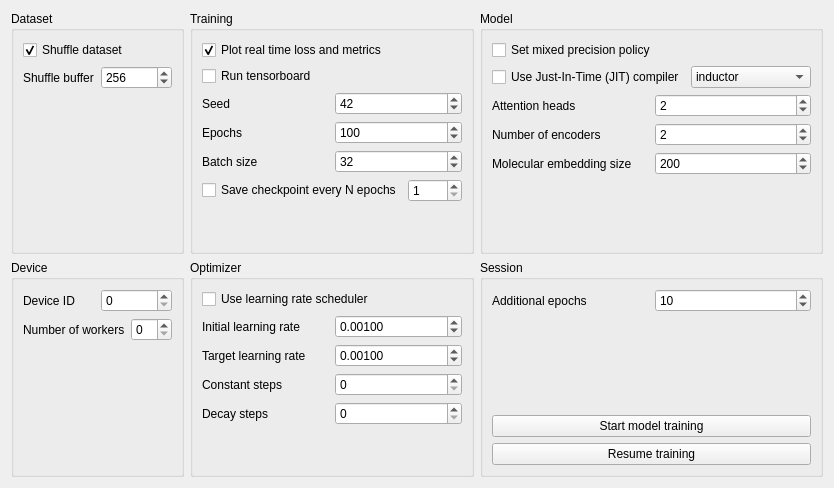
      <widget class="QWidget" name="trainTab">
       <attribute name="title">
        <string>Model training</string>
       </attribute>
       <layout class="QGridLayout" name="gridLayout">
        <item row="0" column="0">
         <widget class="QGroupBox" name="groupBox_3">
          <property name="title">
           <string>Dataset</string>
          </property>
          <layout class="QVBoxLayout" name="verticalLayout_11">
           <item>
            <widget class="QCheckBox" name="setShuffle">
             <property name="text">
              <string>Shuffle dataset</string>
             </property>
             <property name="checked">
              <bool>true</bool>
             </property>
            </widget>
           </item>
           <item>
            <layout class="QHBoxLayout" name="horizontalLayout_19">
             <item>
              <widget class="QLabel" name="label_17">
               <property name="text">
                <string>Shuffle buffer</string>
               </property>
              </widget>
             </item>
             <item>
              <widget class="QSpinBox" name="shuffleSize">
               <property name="minimum">
                <number>1</number>
               </property>
               <property name="maximum">
                <number>10000</number>
               </property>
               <property name="singleStep">
                <number>10</number>
               </property>
               <property name="value">
                <number>256</number>
               </property>
              </widget>
             </item>
            </layout>
           </item>
           <item>
            <spacer name="verticalSpacer_2">
             <property name="orientation">
              <enum>Qt::Orientation::Vertical</enum>
             </property>
             <property name="sizeHint" stdset="0">
              <size>
               <width>20</width>
               <height>40</height>
              </size>
             </property>
            </spacer>
           </item>
          </layout>
         </widget>
        </item>
        <item row="0" column="1">
         <widget class="QGroupBox" name="groupBox_4">
          <property name="title">
           <string>Training</string>
          </property>
          <layout class="QVBoxLayout" name="verticalLayout_5">
           <item>
            <widget class="QCheckBox" name="realTimeHistory">
             <property name="text">
              <string>Plot real time loss and metrics</string>
             </property>
             <property name="checked">
              <bool>true</bool>
             </property>
            </widget>
           </item>
           <item>
            <widget class="QCheckBox" name="runTensorboard">
             <property name="text">
              <string>Run tensorboard</string>
             </property>
            </widget>
           </item>
           <item>
            <layout class="QHBoxLayout" name="horizontalLayout_22">
             <item>
              <widget class="QLabel" name="label_18">
               <property name="text">
                <string>Seed</string>
               </property>
              </widget>
             </item>
             <item>
              <widget class="QSpinBox" name="trainSeed">
               <property name="maximum">
                <number>1000000000</number>
               </property>
               <property name="value">
                <number>42</number>
               </property>
              </widget>
             </item>
            </layout>
           </item>
           <item>
            <layout class="QHBoxLayout" name="horizontalLayout_9">
             <item>
              <widget class="QLabel" name="label_6">
               <property name="text">
                <string>Epochs</string>
               </property>
              </widget>
             </item>
             <item>
              <widget class="QSpinBox" name="numEpochs">
               <property name="minimum">
                <number>1</number>
               </property>
               <property name="maximum">
                <number>1000000</number>
               </property>
               <property name="value">
                <number>100</number>
               </property>
              </widget>
             </item>
            </layout>
           </item>
           <item>
            <layout class="QHBoxLayout" name="horizontalLayout_11">
             <item>
              <widget class="QLabel" name="label_8">
               <property name="text">
                <string>Batch size</string>
               </property>
              </widget>
             </item>
             <item>
              <widget class="QSpinBox" name="batchSize">
               <property name="maximum">
                <number>100000</number>
               </property>
               <property name="singleStep">
                <number>4</number>
               </property>
               <property name="value">
                <number>32</number>
               </property>
              </widget>
             </item>
            </layout>
           </item>
           <item>
            <layout class="QHBoxLayout" name="horizontalLayout_20">
             <item>
              <widget class="QCheckBox" name="saveCheckpoints">
               <property name="text">
                <string>Save checkpoint every N epochs</string>
               </property>
              </widget>
             </item>
             <item>
              <widget class="QSpinBox" name="saveCPFrequency">
               <property name="minimum">
                <number>1</number>
               </property>
               <property name="maximum">
                <number>1000</number>
               </property>
              </widget>
             </item>
            </layout>
           </item>
           <item>
            <spacer name="verticalSpacer_3">
             <property name="orientation">
              <enum>Qt::Orientation::Vertical</enum>
             </property>
             <property name="sizeHint" stdset="0">
              <size>
               <width>20</width>
               <height>40</height>
              </size>
             </property>
            </spacer>
           </item>
          </layout>
         </widget>
        </item>
        <item row="0" column="2">
         <widget class="QGroupBox" name="modelGroup">
          <property name="title">
           <string>Model</string>
          </property>
          <layout class="QVBoxLayout" name="verticalLayout_3">
           <item>
            <widget class="QCheckBox" name="mixedPrecision">
             <property name="text">
              <string>Set mixed precision policy</string>
             </property>
            </widget>
           </item>
           <item>
            <layout class="QHBoxLayout" name="horizontalLayout_25">
             <item>
              <widget class="QCheckBox" name="compileJIT">
               <property name="text">
                <string>Use Just-In-Time (JIT) compiler</string>
               </property>
              </widget>
             </item>
             <item>
              <widget class="QComboBox" name="backendJIT">
               <property name="toolTip">
                <string>&lt;html&gt;&lt;head/&gt;&lt;body&gt;&lt;p&gt;Select JIT compiler backend (default is inductor)</string>
               </property>
               <property name="currentText">
                <string>inductor</string>
               </property>
               <property name="currentIndex">
                <number>3</number>
               </property>
               <item>
                <property name="text">
                 <string>eager</string>
                </property>
               </item>
               <item>
                <property name="text">
                 <string>aot_eager</string>
                </property>
               </item>
               <item>
                <property name="text">
                 <string>aot_cudagraphs</string>
                </property>
               </item>
               <item>
                <property name="text">
                 <string>inductor</string>
                </property>
               </item>
               <item>
                <property name="text">
                 <string>nvprims_nvfuser</string>
                </property>
               </item>
               <item>
                <property name="text">
                 <string>xla</string>
                </property>
               </item>
              </widget>
             </item>
            </layout>
           </item>
           <item>
            <layout class="QHBoxLayout" name="AHLayout">
             <item>
              <widget class="QLabel" name="AHLabel">
               <property name="text">
                <string>Attention heads</string>
               </property>
              </widget>
             </item>
             <item>
              <widget class="QSpinBox" name="attentionHeads">
               <property name="maximum">
                <number>999</number>
               </property>
               <property name="value">
                <number>2</number>
               </property>
              </widget>
             </item>
            </layout>
           </item>
           <item>
            <layout class="QHBoxLayout" name="horizontalLayout_27">
             <item>
              <widget class="QLabel" name="NELabel">
               <property name="text">
                <string>Number of encoders</string>
               </property>
              </widget>
             </item>
             <item>
              <widget class="QSpinBox" name="numEncoders">
               <property name="value">
                <number>2</number>
               </property>
              </widget>
             </item>
            </layout>
           </item>
           <item>
            <layout class="QHBoxLayout" name="horizontalLayout_29">
             <item>
              <widget class="QLabel" name="EMLabel">
               <property name="text">
                <string>Molecular embedding size</string>
               </property>
              </widget>
             </item>
             <item>
              <widget class="QSpinBox" name="molEmbeddingDims">
               <property name="maximum">
                <number>9999</number>
               </property>
               <property name="singleStep">
                <number>8</number>
               </property>
               <property name="value">
                <number>200</number>
               </property>
              </widget>
             </item>
            </layout>
           </item>
           <item>
            <spacer name="verticalSpacer_4">
             <property name="orientation">
              <enum>Qt::Orientation::Vertical</enum>
             </property>
             <property name="sizeHint" stdset="0">
              <size>
               <width>20</width>
               <height>40</height>
              </size>
             </property>
            </spacer>
           </item>
          </layout>
         </widget>
        </item>
        <item row="1" column="0">
         <widget class="QGroupBox" name="groupBox_2">
          <property name="title">
           <string>Device</string>
          </property>
          <layout class="QVBoxLayout" name="verticalLayout_14">
           <item>
            <layout class="QHBoxLayout" name="horizontalLayout_23">
             <item>
              <widget class="QLabel" name="label_5">
               <property name="text">
                <string>Device ID</string>
               </property>
              </widget>
             </item>
             <item>
              <widget class="QSpinBox" name="deviceID"/>
             </item>
            </layout>
           </item>
           <item>
            <layout class="QHBoxLayout" name="horizontalLayout_13">
             <item>
              <widget class="QLabel" name="label_10">
               <property name="text">
                <string>Number of workers</string>
               </property>
              </widget>
             </item>
             <item>
              <widget class="QSpinBox" name="numWorkers"/>
             </item>
            </layout>
           </item>
           <item>
            <spacer name="verticalSpacer_5">
             <property name="orientation">
              <enum>Qt::Orientation::Vertical</enum>
             </property>
             <property name="sizeHint" stdset="0">
              <size>
               <width>20</width>
               <height>40</height>
              </size>
             </property>
            </spacer>
           </item>
          </layout>
         </widget>
        </item>
        <item row="1" column="1">
         <widget class="QGroupBox" name="groupBox_6">
          <property name="title">
           <string>Optimizer</string>
          </property>
          <layout class="QVBoxLayout" name="verticalLayout_17">
           <item>
            <layout class="QVBoxLayout" name="verticalLayout_6">
             <item>
              <widget class="QCheckBox" name="useScheduler">
               <property name="text">
                <string>Use learning rate scheduler</string>
               </property>
              </widget>
             </item>
             <item>
              <layout class="QHBoxLayout" name="horizontalLayout_18">
               <item>
                <widget class="QLabel" name="label_11">
                 <property name="text">
                  <string>Initial learning rate</string>
                 </property>
                </widget>
               </item>
               <item>
                <widget class="QDoubleSpinBox" name="initialLearningRate">
                 <property name="decimals">
                  <number>5</number>
                 </property>
                 <property name="singleStep">
                  <double>0.000100000000000</double>
                 </property>
                 <property name="value">
                  <double>0.001000000000000</double>
                 </property>
                </widget>
               </item>
              </layout>
             </item>
             <item>
              <layout class="QHBoxLayout" name="horizontalLayout_17">
               <item>
                <widget class="QLabel" name="label_14">
                 <property name="text">
                  <string>Target learning rate</string>
                 </property>
                </widget>
               </item>
               <item>
                <widget class="QDoubleSpinBox" name="targetLearningRate">
                 <property name="decimals">
                  <number>5</number>
                 </property>
                 <property name="singleStep">
                  <double>0.000100000000000</double>
                 </property>
                 <property name="value">
                  <double>0.001000000000000</double>
                 </property>
                </widget>
               </item>
              </layout>
             </item>
             <item>
              <layout class="QHBoxLayout" name="horizontalLayout_15">
               <item>
                <widget class="QLabel" name="label_12">
                 <property name="text">
                  <string>Constant steps</string>
                 </property>
                </widget>
               </item>
               <item>
                <widget class="QSpinBox" name="constantSteps">
                 <property name="maximum">
                  <number>1000000</number>
                 </property>
                 <property name="singleStep">
                  <number>10</number>
                 </property>
                </widget>
               </item>
              </layout>
             </item>
             <item>
              <layout class="QHBoxLayout" name="horizontalLayout_14">
               <item>
                <widget class="QLabel" name="label_13">
                 <property name="text">
                  <string>Decay steps</string>
                 </property>
                </widget>
               </item>
               <item>
                <widget class="QSpinBox" name="decaySteps">
                 <property name="maximum">
                  <number>1000000</number>
                 </property>
                 <property name="singleStep">
                  <number>10</number>
                 </property>
                </widget>
               </item>
              </layout>
             </item>
            </layout>
           </item>
           <item>
            <spacer name="verticalSpacer_6">
             <property name="orientation">
              <enum>Qt::Orientation::Vertical</enum>
             </property>
             <property name="sizeHint" stdset="0">
              <size>
               <width>20</width>
               <height>40</height>
              </size>
             </property>
            </spacer>
           </item>
          </layout>
         </widget>
        </item>
        <item row="1" column="2">
         <widget class="QGroupBox" name="sessionGroup">
          <property name="title">
           <string>Session</string>
          </property>
          <layout class="QVBoxLayout" name="verticalLayout_9">
           <item>
            <layout class="QHBoxLayout" name="horizontalLayout_10">
             <item>
              <widget class="QLabel" name="label_7">
               <property name="text">
                <string>Additional epochs</string>
               </property>
              </widget>
             </item>
             <item>
              <widget class="QSpinBox" name="numAdditionalEpochs">
               <property name="minimum">
                <number>1</number>
               </property>
               <property name="maximum">
                <number>1000000</number>
               </property>
               <property name="value">
                <number>10</number>
               </property>
              </widget>
             </item>
            </layout>
           </item>
           <item>
            <spacer name="verticalSpacer_7">
             <property name="orientation">
              <enum>Qt::Orientation::Vertical</enum>
             </property>
             <property name="sizeHint" stdset="0">
              <size>
               <width>20</width>
               <height>40</height>
              </size>
             </property>
            </spacer>
           </item>
           <item>
            <widget class="QPushButton" name="startTraining">
             <property name="text">
              <string>Start model training</string>
             </property>
            </widget>
           </item>
           <item>
            <widget class="QPushButton" name="resumeTraining">
             <property name="text">
              <string>Resume training</string>
             </property>
            </widget>
           </item>
          </layout>
         </widget>
        </item>
       </layout>
      </widget>
